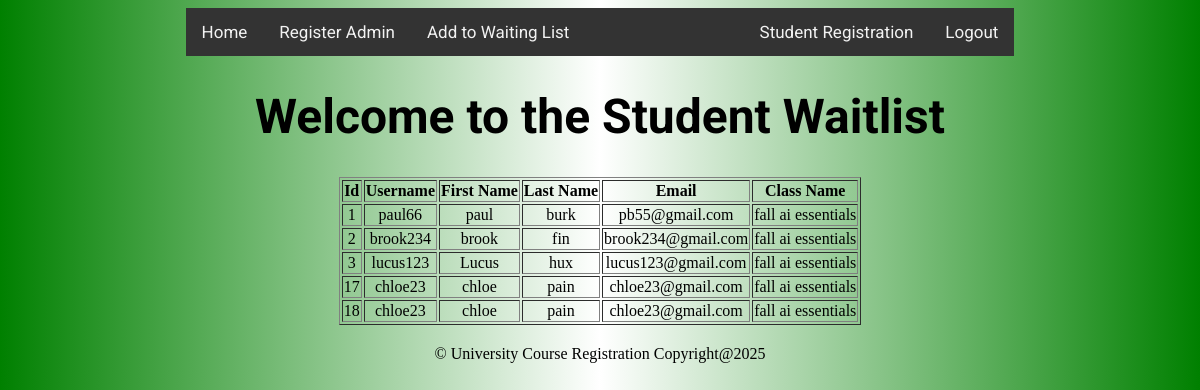
Screenshot of /admin/view-waitlist.php with the database file from the repository.
### tables this page shows
CREATE TABLE `wait_list` (
  `Id` int(50) NOT NULL,
  `username` varchar(50) NOT NULL,
  `firstName` text NOT NULL,
  `lastName` text NOT NULL,
  `email` varchar(50) NOT NULL,
  `class_name` varchar(50) NOT NULL
);

### admin/view-waitlist.php (the view, shortened to what this page needs)
<?php
include('connection.php');
?>
<!DOCTYPE HTML>
<html>
<body style="background-image: linear-gradient(to right,green,white,green);">
<head>
<link rel="stylesheet" type="text/css" href="/hash/styles.css">
</head>
<body>
<div id="wrapper">
<div id="topnav">
        <a href="/hash/admin-home.php" class="btn">Home</a>
        <a href="/hash/register-Admin.php" class="btn">Register Admin</a>
		<a href="/hash/waiting_list_registration.php" class="btn">Add to Waiting List</a>
	<div id="topnav-right">
        <a href="/hash/register-Student.php" class="btn">Student Registration</a>
        <a href="/hash/logout.php" class="btn">Logout</a>
    </div>
</div>
		<h1>Welcome to the Student Waitlist</h1>
</div>
</body>
</html>
<?php
$sql = "SELECT * FROM wait_list";
$result = $conn->query($sql);
if ($result->num_rows > 0) {
    echo "<div style='text-align: center;'>
            <table border='1' style='margin: 0 auto;'>
            <tr>
				<th>Id</th>
                <th>Username</th>
                <th>First Name</th>
                <th>Last Name</th>
                <th>Email</th>
                <th>Class Name</th>
            </tr>";
    while($row = $result->fetch_assoc()) {
        echo "<tr>
				<td>" . $row["Id"] . "</td>
                <td>" . $row["username"] . "</td>
                <td>" . $row["firstName"] . "</td>
                <td>" . $row["lastName"] . "</td>
                <td>" . $row["email"] . "</td>
                <td>" . $row["class_name"] . "</td>
              </tr>";
    }
    echo "</table>";
} else {
    echo "0 results";
}
include('footer.php');
?>

### styles.css (style rules this page uses)
#topnav { position: relative; background-color: #333; overflow: hidden; }
#topnav a { float: left; color: #f2f2f2; text-align: center; padding: 14px 16px; text-decoration: none; font-size: 17px; }
#topnav-right { float: right; }
#wrapper { width:70%;margin: 0 auto; text-align: center;font-family: 'Roboto', sans-serif;font-size: 150%;border-radius: 20px; }

### rows the page displays
wait_list: Id "1", username "paul66", firstName "paul", lastName "burk", email "pb55@gmail.com", class_name "fall ai essentials"
wait_list: Id "2", username "brook234", firstName "brook", lastName "fin", email "brook234@gmail.com", class_name "fall ai essentials"
wait_list: Id "3", username "lucus123", firstName "Lucus", lastName "hux", email "lucus123@gmail.com", class_name "fall ai essentials"
wait_list: Id "17", username "chloe23", firstName "chloe", lastName "pain", email "chloe23@gmail.com", class_name "fall ai essentials"
wait_list: Id "18", username "chloe23", firstName "chloe", lastName "pain", email "chloe23@gmail.com", class_name "fall ai essentials"
